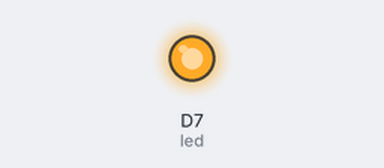
Bench run of a sketch on a simulated ESP8266 (NodeMCU). Shown: output pins drawn as LEDs (lit = HIGH).

Above: at 1.5 s.
At 4.5 s:
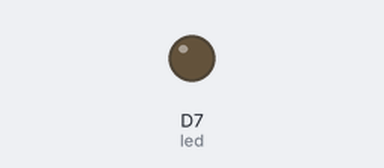
Timing chart, 0 to 7.8 s (numbered marks = the images above):
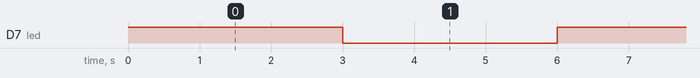

The sketch:

PhotonSensor.ino
```cpp
/*
 * Project PhotonSensor
 * Description:
 * Author: SAB
 * Date: 12/19/2018

 */

 // The on-board LED
 int led = D7;

 void setup() {
   pinMode(led, OUTPUT);
 }
 void loop() {
   // Turn the LED Off
   digitalWrite(led, HIGH);
   // Publish an event to trigger the integration
   // Replace "my-event" with the event name you used when configuring the integration
   // Replace "test-data" with the real data you'd like to send to Google Cloud Platform
   //Particle.publish("LED-Change", "value", PRIVATE);
   // Wait for 3 seconds
   delay(3000);
   // Turn the LED off
   digitalWrite(led, LOW);
   delay(3000);
 }
```

Measured:
- by itself, D7 (led): alternates HIGH for 3.0 s and LOW for 3.0 s
